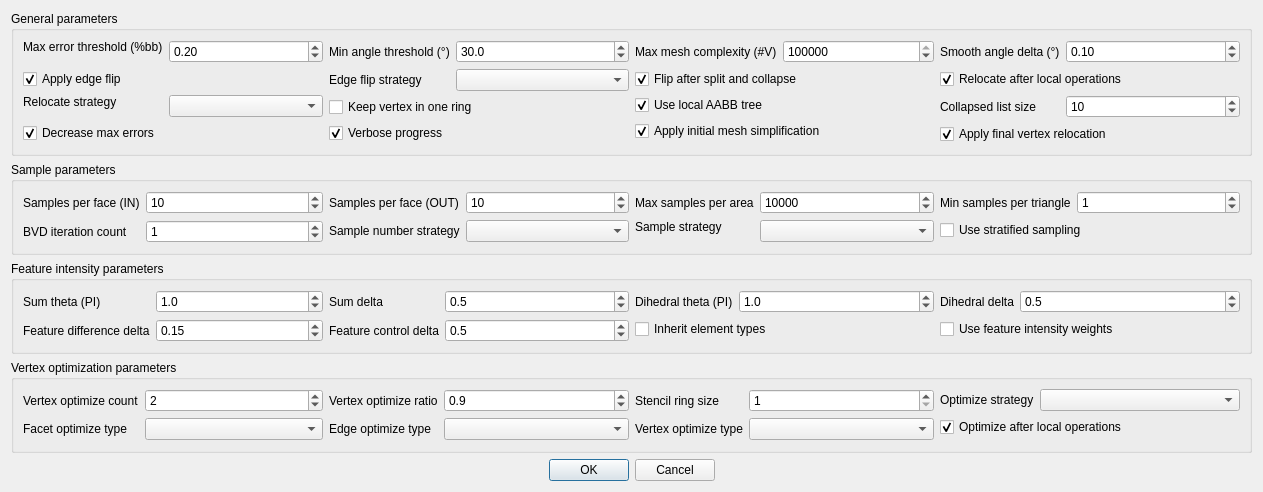
<?xml version="1.0" encoding="UTF-8"?>
<ui version="4.0">
 <class>MinAngleParametersDialog</class>
 <widget class="QDialog" name="MinAngleParametersDialog">
  <property name="geometry">
   <rect>
    <x>0</x>
    <y>0</y>
    <width>1263</width>
    <height>492</height>
   </rect>
  </property>
  <property name="windowTitle">
   <string>Min Angle Parameters</string>
  </property>
  <layout class="QVBoxLayout" name="verticalLayout">
   <item>
    <widget class="QGroupBox" name="groupBox_5">
     <property name="sizePolicy">
      <sizepolicy hsizetype="MinimumExpanding" vsizetype="Preferred">
       <horstretch>0</horstretch>
       <verstretch>0</verstretch>
      </sizepolicy>
     </property>
     <property name="title">
      <string>General parameters</string>
     </property>
     <layout class="QHBoxLayout" name="horizontalLayout">
      <item>
       <layout class="QFormLayout" name="formLayout">
        <item row="0" column="0">
         <widget class="QLabel" name="label1">
          <property name="sizePolicy">
           <sizepolicy hsizetype="Fixed" vsizetype="Fixed">
            <horstretch>0</horstretch>
            <verstretch>0</verstretch>
           </sizepolicy>
          </property>
          <property name="text">
           <string>Max error threshold (%bb)</string>
          </property>
          <property name="alignment">
           <set>Qt::AlignLeading|Qt::AlignLeft|Qt::AlignVCenter</set>
          </property>
         </widget>
        </item>
        <item row="0" column="1">
         <widget class="QDoubleSpinBox" name="sb_max_error_threshold">
          <property name="decimals">
           <number>2</number>
          </property>
          <property name="maximum">
           <double>1.000000000000000</double>
          </property>
          <property name="singleStep">
           <double>0.010000000000000</double>
          </property>
          <property name="value">
           <double>0.200000000000000</double>
          </property>
         </widget>
        </item>
        <item row="1" column="0" colspan="2">
         <widget class="QCheckBox" name="cb_apply_edge_flip">
          <property name="layoutDirection">
           <enum>Qt::LeftToRight</enum>
          </property>
          <property name="text">
           <string>Apply edge flip</string>
          </property>
          <property name="checked">
           <bool>true</bool>
          </property>
         </widget>
        </item>
        <item row="2" column="1">
         <widget class="QComboBox" name="cb_relocate_strategy">
          <property name="sizePolicy">
           <sizepolicy hsizetype="Minimum" vsizetype="Fixed">
            <horstretch>0</horstretch>
            <verstretch>0</verstretch>
           </sizepolicy>
          </property>
          <property name="editable">
           <bool>false</bool>
          </property>
          <property name="currentIndex">
           <number>-1</number>
          </property>
         </widget>
        </item>
        <item row="3" column="0" colspan="2">
         <widget class="QCheckBox" name="cb_decrease_max_errors">
          <property name="layoutDirection">
           <enum>Qt::LeftToRight</enum>
          </property>
          <property name="text">
           <string>Decrease max errors</string>
          </property>
          <property name="checked">
           <bool>true</bool>
          </property>
         </widget>
        </item>
        <item row="2" column="0">
         <widget class="QLabel" name="label">
          <property name="sizePolicy">
           <sizepolicy hsizetype="Fixed" vsizetype="Fixed">
            <horstretch>0</horstretch>
            <verstretch>0</verstretch>
           </sizepolicy>
          </property>
          <property name="text">
           <string>Relocate strategy</string>
          </property>
          <property name="alignment">
           <set>Qt::AlignLeading|Qt::AlignLeft|Qt::AlignVCenter</set>
          </property>
         </widget>
        </item>
       </layout>
      </item>
      <item>
       <layout class="QFormLayout" name="formLayout_2">
        <item row="0" column="0">
         <widget class="QLabel" name="label2">
          <property name="text">
           <string>Min angle threshold (°)</string>
          </property>
          <property name="alignment">
           <set>Qt::AlignLeading|Qt::AlignLeft|Qt::AlignVCenter</set>
          </property>
         </widget>
        </item>
        <item row="0" column="1">
         <widget class="QDoubleSpinBox" name="sb_min_angle_threshold">
          <property name="decimals">
           <number>1</number>
          </property>
          <property name="maximum">
           <double>60.000000000000000</double>
          </property>
          <property name="singleStep">
           <double>0.100000000000000</double>
          </property>
          <property name="value">
           <double>30.000000000000000</double>
          </property>
         </widget>
        </item>
        <item row="1" column="1">
         <widget class="QComboBox" name="cb_edge_flip_strategy">
          <property name="sizePolicy">
           <sizepolicy hsizetype="Minimum" vsizetype="Fixed">
            <horstretch>0</horstretch>
            <verstretch>0</verstretch>
           </sizepolicy>
          </property>
          <property name="editable">
           <bool>false</bool>
          </property>
          <property name="currentIndex">
           <number>-1</number>
          </property>
         </widget>
        </item>
        <item row="2" column="0" colspan="2">
         <widget class="QCheckBox" name="cb_keep_vertex_in_one_ring">
          <property name="layoutDirection">
           <enum>Qt::LeftToRight</enum>
          </property>
          <property name="text">
           <string>Keep vertex in one ring</string>
          </property>
          <property name="checked">
           <bool>false</bool>
          </property>
         </widget>
        </item>
        <item row="3" column="0" colspan="2">
         <widget class="QCheckBox" name="cb_verbose_progress">
          <property name="layoutDirection">
           <enum>Qt::LeftToRight</enum>
          </property>
          <property name="text">
           <string>Verbose progress</string>
          </property>
          <property name="checked">
           <bool>true</bool>
          </property>
         </widget>
        </item>
        <item row="1" column="0">
         <widget class="QLabel" name="label_2">
          <property name="text">
           <string>Edge flip strategy</string>
          </property>
         </widget>
        </item>
       </layout>
      </item>
      <item>
       <layout class="QFormLayout" name="formLayout_3">
        <item row="0" column="0">
         <widget class="QLabel" name="label3">
          <property name="text">
           <string>Max mesh complexity (#V)</string>
          </property>
          <property name="alignment">
           <set>Qt::AlignLeading|Qt::AlignLeft|Qt::AlignVCenter</set>
          </property>
         </widget>
        </item>
        <item row="0" column="1">
         <widget class="QSpinBox" name="sb_max_mesh_complexity">
          <property name="maximum">
           <number>100000000</number>
          </property>
          <property name="value">
           <number>100000000</number>
          </property>
         </widget>
        </item>
        <item row="1" column="0" colspan="2">
         <widget class="QCheckBox" name="cb_flip_after_split_and_collapse">
          <property name="layoutDirection">
           <enum>Qt::LeftToRight</enum>
          </property>
          <property name="text">
           <string>Flip after split and collapse</string>
          </property>
          <property name="checked">
           <bool>true</bool>
          </property>
         </widget>
        </item>
        <item row="2" column="0" colspan="2">
         <widget class="QCheckBox" name="cb_use_local_aabb_tree">
          <property name="layoutDirection">
           <enum>Qt::LeftToRight</enum>
          </property>
          <property name="text">
           <string>Use local AABB tree</string>
          </property>
          <property name="checked">
           <bool>true</bool>
          </property>
         </widget>
        </item>
        <item row="3" column="0" colspan="2">
         <widget class="QCheckBox" name="cb_apply_initial_mesh_simplification">
          <property name="layoutDirection">
           <enum>Qt::LeftToRight</enum>
          </property>
          <property name="text">
           <string>Apply initial mesh simplification</string>
          </property>
          <property name="checked">
           <bool>true</bool>
          </property>
         </widget>
        </item>
       </layout>
      </item>
      <item>
       <layout class="QFormLayout" name="formLayout_4">
        <item row="0" column="0">
         <widget class="QLabel" name="label4">
          <property name="text">
           <string>Smooth angle delta (°)</string>
          </property>
          <property name="alignment">
           <set>Qt::AlignLeading|Qt::AlignLeft|Qt::AlignVCenter</set>
          </property>
         </widget>
        </item>
        <item row="0" column="1">
         <widget class="QDoubleSpinBox" name="sb_smooth_angle_delta">
          <property name="decimals">
           <number>2</number>
          </property>
          <property name="maximum">
           <double>1.000000000000000</double>
          </property>
          <property name="singleStep">
           <double>0.100000000000000</double>
          </property>
          <property name="value">
           <double>0.100000000000000</double>
          </property>
         </widget>
        </item>
        <item row="1" column="0" colspan="2">
         <widget class="QCheckBox" name="cb_relocate_after_local_operations">
          <property name="layoutDirection">
           <enum>Qt::LeftToRight</enum>
          </property>
          <property name="text">
           <string>Relocate after local operations</string>
          </property>
          <property name="checked">
           <bool>true</bool>
          </property>
         </widget>
        </item>
        <item row="2" column="1">
         <widget class="QSpinBox" name="sb_collapsed_list_size">
          <property name="minimum">
           <number>1</number>
          </property>
          <property name="maximum">
           <number>500</number>
          </property>
          <property name="value">
           <number>10</number>
          </property>
         </widget>
        </item>
        <item row="3" column="0" colspan="2">
         <widget class="QCheckBox" name="cb_apply_final_vertex_relocation">
          <property name="layoutDirection">
           <enum>Qt::LeftToRight</enum>
          </property>
          <property name="text">
           <string>Apply final vertex relocation</string>
          </property>
          <property name="checked">
           <bool>true</bool>
          </property>
         </widget>
        </item>
        <item row="2" column="0">
         <widget class="QLabel" name="label_3">
          <property name="text">
           <string>Collapsed list size</string>
          </property>
         </widget>
        </item>
       </layout>
      </item>
     </layout>
    </widget>
   </item>
   <item>
    <widget class="QGroupBox" name="groupBox">
     <property name="sizePolicy">
      <sizepolicy hsizetype="MinimumExpanding" vsizetype="Preferred">
       <horstretch>0</horstretch>
       <verstretch>0</verstretch>
      </sizepolicy>
     </property>
     <property name="title">
      <string>Sample parameters</string>
     </property>
     <layout class="QHBoxLayout" name="horizontalLayout_2">
      <item>
       <layout class="QFormLayout" name="formLayout_5">
        <item row="0" column="0">
         <widget class="QLabel" name="label6">
          <property name="text">
           <string>Samples per face (IN)</string>
          </property>
          <property name="alignment">
           <set>Qt::AlignLeading|Qt::AlignLeft|Qt::AlignVCenter</set>
          </property>
         </widget>
        </item>
        <item row="0" column="1">
         <widget class="QSpinBox" name="sb_samples_per_face_in">
          <property name="minimum">
           <number>1</number>
          </property>
          <property name="maximum">
           <number>500</number>
          </property>
          <property name="value">
           <number>10</number>
          </property>
         </widget>
        </item>
        <item row="1" column="0">
         <widget class="QLabel" name="label10">
          <property name="text">
           <string>BVD iteration count</string>
          </property>
          <property name="alignment">
           <set>Qt::AlignLeading|Qt::AlignLeft|Qt::AlignVCenter</set>
          </property>
         </widget>
        </item>
        <item row="1" column="1">
         <widget class="QSpinBox" name="sb_bvd_iteration_count">
          <property name="maximum">
           <number>10</number>
          </property>
          <property name="value">
           <number>1</number>
          </property>
         </widget>
        </item>
       </layout>
      </item>
      <item>
       <layout class="QFormLayout" name="formLayout_6">
        <item row="0" column="0">
         <widget class="QLabel" name="label7">
          <property name="text">
           <string>Samples per face (OUT)</string>
          </property>
          <property name="alignment">
           <set>Qt::AlignLeading|Qt::AlignLeft|Qt::AlignVCenter</set>
          </property>
         </widget>
        </item>
        <item row="0" column="1">
         <widget class="QSpinBox" name="sb_samples_per_face_out">
          <property name="minimum">
           <number>1</number>
          </property>
          <property name="maximum">
           <number>500</number>
          </property>
          <property name="singleStep">
           <number>1</number>
          </property>
          <property name="value">
           <number>10</number>
          </property>
         </widget>
        </item>
        <item row="1" column="0">
         <widget class="QLabel" name="label11">
          <property name="text">
           <string>Sample number strategy</string>
          </property>
          <property name="alignment">
           <set>Qt::AlignLeading|Qt::AlignLeft|Qt::AlignVCenter</set>
          </property>
         </widget>
        </item>
        <item row="1" column="1">
         <widget class="QComboBox" name="cb_sample_number_strategy">
          <property name="sizePolicy">
           <sizepolicy hsizetype="Minimum" vsizetype="Fixed">
            <horstretch>0</horstretch>
            <verstretch>0</verstretch>
           </sizepolicy>
          </property>
          <property name="editable">
           <bool>false</bool>
          </property>
          <property name="currentIndex">
           <number>-1</number>
          </property>
         </widget>
        </item>
       </layout>
      </item>
      <item>
       <layout class="QFormLayout" name="formLayout_7">
        <item row="0" column="0">
         <widget class="QLabel" name="label8">
          <property name="text">
           <string>Max samples per area</string>
          </property>
          <property name="alignment">
           <set>Qt::AlignLeading|Qt::AlignLeft|Qt::AlignVCenter</set>
          </property>
         </widget>
        </item>
        <item row="0" column="1">
         <widget class="QSpinBox" name="sb_max_samples_per_area">
          <property name="minimum">
           <number>1000</number>
          </property>
          <property name="maximum">
           <number>100000</number>
          </property>
          <property name="value">
           <number>10000</number>
          </property>
         </widget>
        </item>
        <item row="1" column="1">
         <widget class="QComboBox" name="cb_sample_strategy">
          <property name="sizePolicy">
           <sizepolicy hsizetype="Minimum" vsizetype="Fixed">
            <horstretch>0</horstretch>
            <verstretch>0</verstretch>
           </sizepolicy>
          </property>
          <property name="editable">
           <bool>false</bool>
          </property>
          <property name="currentIndex">
           <number>-1</number>
          </property>
         </widget>
        </item>
        <item row="1" column="0">
         <widget class="QLabel" name="label12">
          <property name="sizePolicy">
           <sizepolicy hsizetype="Minimum" vsizetype="Fixed">
            <horstretch>0</horstretch>
            <verstretch>0</verstretch>
           </sizepolicy>
          </property>
          <property name="text">
           <string>Sample strategy</string>
          </property>
          <property name="alignment">
           <set>Qt::AlignLeading|Qt::AlignLeft|Qt::AlignVCenter</set>
          </property>
         </widget>
        </item>
       </layout>
      </item>
      <item>
       <layout class="QFormLayout" name="formLayout_8">
        <item row="0" column="0">
         <widget class="QLabel" name="label9">
          <property name="layoutDirection">
           <enum>Qt::LeftToRight</enum>
          </property>
          <property name="text">
           <string>Min samples per triangle</string>
          </property>
          <property name="alignment">
           <set>Qt::AlignLeading|Qt::AlignLeft|Qt::AlignVCenter</set>
          </property>
         </widget>
        </item>
        <item row="0" column="1">
         <widget class="QSpinBox" name="sb_min_samples_per_triangle">
          <property name="maximum">
           <number>5</number>
          </property>
          <property name="value">
           <number>1</number>
          </property>
         </widget>
        </item>
        <item row="1" column="0" colspan="2">
         <widget class="QCheckBox" name="cb_use_stratified_sampling">
          <property name="layoutDirection">
           <enum>Qt::LeftToRight</enum>
          </property>
          <property name="text">
           <string>Use stratified sampling</string>
          </property>
          <property name="checked">
           <bool>false</bool>
          </property>
         </widget>
        </item>
       </layout>
      </item>
     </layout>
    </widget>
   </item>
   <item>
    <widget class="QGroupBox" name="groupBox_2">
     <property name="sizePolicy">
      <sizepolicy hsizetype="MinimumExpanding" vsizetype="Preferred">
       <horstretch>0</horstretch>
       <verstretch>0</verstretch>
      </sizepolicy>
     </property>
     <property name="title">
      <string>Feature intensity parameters</string>
     </property>
     <layout class="QHBoxLayout" name="horizontalLayout_3">
      <item>
       <layout class="QFormLayout" name="formLayout_9">
        <item row="0" column="1">
         <widget class="QDoubleSpinBox" name="sb_sum_theta">
          <property name="decimals">
           <number>1</number>
          </property>
          <property name="maximum">
           <double>2.000000000000000</double>
          </property>
          <property name="singleStep">
           <double>0.100000000000000</double>
          </property>
          <property name="value">
           <double>1.000000000000000</double>
          </property>
         </widget>
        </item>
        <item row="1" column="0">
         <widget class="QLabel" name="label15">
          <property name="text">
           <string>Feature difference delta</string>
          </property>
          <property name="alignment">
           <set>Qt::AlignLeading|Qt::AlignLeft|Qt::AlignVCenter</set>
          </property>
         </widget>
        </item>
        <item row="1" column="1">
         <widget class="QDoubleSpinBox" name="sb_feature_difference_delta">
          <property name="decimals">
           <number>2</number>
          </property>
          <property name="maximum">
           <double>1.000000000000000</double>
          </property>
          <property name="singleStep">
           <double>0.010000000000000</double>
          </property>
          <property name="value">
           <double>0.150000000000000</double>
          </property>
         </widget>
        </item>
        <item row="0" column="0">
         <widget class="QLabel" name="label13">
          <property name="text">
           <string>Sum theta (PI)</string>
          </property>
          <property name="alignment">
           <set>Qt::AlignLeading|Qt::AlignLeft|Qt::AlignVCenter</set>
          </property>
         </widget>
        </item>
       </layout>
      </item>
      <item>
       <layout class="QFormLayout" name="formLayout_10">
        <item row="0" column="1">
         <widget class="QDoubleSpinBox" name="sb_sum_delta">
          <property name="decimals">
           <number>1</number>
          </property>
          <property name="maximum">
           <double>1.000000000000000</double>
          </property>
          <property name="singleStep">
           <double>0.100000000000000</double>
          </property>
          <property name="value">
           <double>0.500000000000000</double>
          </property>
         </widget>
        </item>
        <item row="1" column="0">
         <widget class="QLabel" name="label18">
          <property name="layoutDirection">
           <enum>Qt::LeftToRight</enum>
          </property>
          <property name="text">
           <string>Feature control delta</string>
          </property>
          <property name="alignment">
           <set>Qt::AlignLeading|Qt::AlignLeft|Qt::AlignVCenter</set>
          </property>
         </widget>
        </item>
        <item row="1" column="1">
         <widget class="QDoubleSpinBox" name="sb_feature_control_delta">
          <property name="decimals">
           <number>1</number>
          </property>
          <property name="maximum">
           <double>1.000000000000000</double>
          </property>
          <property name="singleStep">
           <double>0.100000000000000</double>
          </property>
          <property name="value">
           <double>0.500000000000000</double>
          </property>
         </widget>
        </item>
        <item row="0" column="0">
         <widget class="QLabel" name="label14">
          <property name="text">
           <string>Sum delta</string>
          </property>
          <property name="alignment">
           <set>Qt::AlignLeading|Qt::AlignLeft|Qt::AlignVCenter</set>
          </property>
         </widget>
        </item>
       </layout>
      </item>
      <item>
       <layout class="QFormLayout" name="formLayout_11">
        <item row="0" column="0">
         <widget class="QLabel" name="label16">
          <property name="text">
           <string>Dihedral theta (PI)</string>
          </property>
          <property name="alignment">
           <set>Qt::AlignLeading|Qt::AlignLeft|Qt::AlignVCenter</set>
          </property>
         </widget>
        </item>
        <item row="0" column="1">
         <widget class="QDoubleSpinBox" name="sb_dihedral_theta">
          <property name="decimals">
           <number>1</number>
          </property>
          <property name="maximum">
           <double>2.000000000000000</double>
          </property>
          <property name="singleStep">
           <double>0.100000000000000</double>
          </property>
          <property name="value">
           <double>1.000000000000000</double>
          </property>
         </widget>
        </item>
        <item row="1" column="0" colspan="2">
         <widget class="QCheckBox" name="cb_inherit_element_types">
          <property name="layoutDirection">
           <enum>Qt::LeftToRight</enum>
          </property>
          <property name="text">
           <string>Inherit element types</string>
          </property>
          <property name="checked">
           <bool>false</bool>
          </property>
         </widget>
        </item>
       </layout>
      </item>
      <item>
       <layout class="QFormLayout" name="formLayout_12">
        <item row="0" column="0">
         <widget class="QLabel" name="label17">
          <property name="text">
           <string>Dihedral delta</string>
          </property>
          <property name="alignment">
           <set>Qt::AlignLeading|Qt::AlignLeft|Qt::AlignVCenter</set>
          </property>
         </widget>
        </item>
        <item row="0" column="1">
         <widget class="QDoubleSpinBox" name="sb_dihedral_delta">
          <property name="sizePolicy">
           <sizepolicy hsizetype="Minimum" vsizetype="Fixed">
            <horstretch>0</horstretch>
            <verstretch>0</verstretch>
           </sizepolicy>
          </property>
          <property name="decimals">
           <number>1</number>
          </property>
          <property name="maximum">
           <double>1.000000000000000</double>
          </property>
          <property name="singleStep">
           <double>0.100000000000000</double>
          </property>
          <property name="value">
           <double>0.500000000000000</double>
          </property>
         </widget>
        </item>
        <item row="1" column="0" colspan="2">
         <widget class="QCheckBox" name="cb_use_feature_intensity_weights">
          <property name="layoutDirection">
           <enum>Qt::LeftToRight</enum>
          </property>
          <property name="text">
           <string>Use feature intensity weights</string>
          </property>
          <property name="checked">
           <bool>false</bool>
          </property>
         </widget>
        </item>
       </layout>
      </item>
     </layout>
    </widget>
   </item>
   <item>
    <widget class="QGroupBox" name="groupBox_3">
     <property name="sizePolicy">
      <sizepolicy hsizetype="MinimumExpanding" vsizetype="Preferred">
       <horstretch>0</horstretch>
       <verstretch>0</verstretch>
      </sizepolicy>
     </property>
     <property name="title">
      <string>Vertex optimization parameters</string>
     </property>
     <layout class="QHBoxLayout" name="horizontalLayout_4">
      <item>
       <layout class="QFormLayout" name="formLayout_13">
        <item row="0" column="0">
         <widget class="QLabel" name="label19">
          <property name="text">
           <string>Vertex optimize count</string>
          </property>
          <property name="alignment">
           <set>Qt::AlignLeading|Qt::AlignLeft|Qt::AlignVCenter</set>
          </property>
         </widget>
        </item>
        <item row="0" column="1">
         <widget class="QSpinBox" name="sb_vertex_optimize_count">
          <property name="maximum">
           <number>5</number>
          </property>
          <property name="value">
           <number>2</number>
          </property>
         </widget>
        </item>
        <item row="1" column="0">
         <widget class="QLabel" name="label22">
          <property name="text">
           <string>Facet optimize type</string>
          </property>
          <property name="alignment">
           <set>Qt::AlignLeading|Qt::AlignLeft|Qt::AlignVCenter</set>
          </property>
         </widget>
        </item>
        <item row="1" column="1">
         <widget class="QComboBox" name="cb_face_optimize_type">
          <property name="editable">
           <bool>false</bool>
          </property>
          <property name="currentIndex">
           <number>-1</number>
          </property>
         </widget>
        </item>
       </layout>
      </item>
      <item>
       <layout class="QFormLayout" name="formLayout_14">
        <item row="0" column="0">
         <widget class="QLabel" name="label20">
          <property name="text">
           <string>Vertex optimize ratio</string>
          </property>
          <property name="alignment">
           <set>Qt::AlignLeading|Qt::AlignLeft|Qt::AlignVCenter</set>
          </property>
         </widget>
        </item>
        <item row="0" column="1">
         <widget class="QDoubleSpinBox" name="sb_vertex_optimize_ratio">
          <property name="decimals">
           <number>1</number>
          </property>
          <property name="maximum">
           <double>1.000000000000000</double>
          </property>
          <property name="singleStep">
           <double>0.100000000000000</double>
          </property>
          <property name="value">
           <double>0.900000000000000</double>
          </property>
         </widget>
        </item>
        <item row="1" column="0">
         <widget class="QLabel" name="label23">
          <property name="text">
           <string>Edge optimize type</string>
          </property>
          <property name="alignment">
           <set>Qt::AlignLeading|Qt::AlignLeft|Qt::AlignVCenter</set>
          </property>
         </widget>
        </item>
        <item row="1" column="1">
         <widget class="QComboBox" name="cb_edge_optimize_type">
          <property name="editable">
           <bool>false</bool>
          </property>
          <property name="currentIndex">
           <number>-1</number>
          </property>
         </widget>
        </item>
       </layout>
      </item>
      <item>
       <layout class="QFormLayout" name="formLayout_15">
        <item row="0" column="0">
         <widget class="QLabel" name="label21">
          <property name="text">
           <string>Stencil ring size</string>
          </property>
          <property name="alignment">
           <set>Qt::AlignLeading|Qt::AlignLeft|Qt::AlignVCenter</set>
          </property>
         </widget>
        </item>
        <item row="0" column="1">
         <widget class="QSpinBox" name="sb_stencil_ring_size">
          <property name="minimum">
           <number>1</number>
          </property>
          <property name="maximum">
           <number>3</number>
          </property>
         </widget>
        </item>
        <item row="1" column="0">
         <widget class="QLabel" name="label24">
          <property name="text">
           <string>Vertex optimize type</string>
          </property>
          <property name="alignment">
           <set>Qt::AlignLeading|Qt::AlignLeft|Qt::AlignVCenter</set>
          </property>
         </widget>
        </item>
        <item row="1" column="1">
         <widget class="QComboBox" name="cb_vertex_optimize_type">
          <property name="editable">
           <bool>false</bool>
          </property>
          <property name="currentIndex">
           <number>-1</number>
          </property>
         </widget>
        </item>
       </layout>
      </item>
      <item>
       <layout class="QFormLayout" name="formLayout_16">
        <item row="0" column="0">
         <widget class="QLabel" name="label25">
          <property name="text">
           <string>Optimize strategy</string>
          </property>
          <property name="alignment">
           <set>Qt::AlignLeading|Qt::AlignLeft|Qt::AlignVCenter</set>
          </property>
         </widget>
        </item>
        <item row="0" column="1">
         <widget class="QComboBox" name="cb_optimize_strategy">
          <property name="editable">
           <bool>false</bool>
          </property>
          <property name="currentIndex">
           <number>-1</number>
          </property>
         </widget>
        </item>
        <item row="1" column="0" colspan="2">
         <widget class="QCheckBox" name="cb_optimize_after_local_operations">
          <property name="layoutDirection">
           <enum>Qt::LeftToRight</enum>
          </property>
          <property name="text">
           <string>Optimize after local operations</string>
          </property>
          <property name="checked">
           <bool>true</bool>
          </property>
         </widget>
        </item>
       </layout>
      </item>
     </layout>
    </widget>
   </item>
   <item>
    <layout class="QHBoxLayout" name="horizontalLayout_8">
     <item>
      <spacer name="horizontalSpacer_2">
       <property name="orientation">
        <enum>Qt::Horizontal</enum>
       </property>
       <property name="sizeHint" stdset="0">
        <size>
         <width>40</width>
         <height>20</height>
        </size>
       </property>
      </spacer>
     </item>
     <item>
      <widget class="QDialogButtonBox" name="buttonBox">
       <property name="sizePolicy">
        <sizepolicy hsizetype="Fixed" vsizetype="Fixed">
         <horstretch>0</horstretch>
         <verstretch>0</verstretch>
        </sizepolicy>
       </property>
       <property name="orientation">
        <enum>Qt::Horizontal</enum>
       </property>
       <property name="standardButtons">
        <set>QDialogButtonBox::Cancel|QDialogButtonBox::Ok</set>
       </property>
      </widget>
     </item>
     <item>
      <spacer name="horizontalSpacer">
       <property name="orientation">
        <enum>Qt::Horizontal</enum>
       </property>
       <property name="sizeHint" stdset="0">
        <size>
         <width>40</width>
         <height>20</height>
        </size>
       </property>
      </spacer>
     </item>
    </layout>
   </item>
  </layout>
 </widget>
 <resources/>
 <connections>
  <connection>
   <sender>buttonBox</sender>
   <signal>accepted()</signal>
   <receiver>MinAngleParametersDialog</receiver>
   <slot>accept()</slot>
   <hints>
    <hint type="sourcelabel">
     <x>248</x>
     <y>254</y>
    </hint>
    <hint type="destinationlabel">
     <x>157</x>
     <y>274</y>
    </hint>
   </hints>
  </connection>
  <connection>
   <sender>buttonBox</sender>
   <signal>rejected()</signal>
   <receiver>MinAngleParametersDialog</receiver>
   <slot>reject()</slot>
   <hints>
    <hint type="sourcelabel">
     <x>316</x>
     <y>260</y>
    </hint>
    <hint type="destinationlabel">
     <x>286</x>
     <y>274</y>
    </hint>
   </hints>
  </connection>
 </connections>
</ui>
